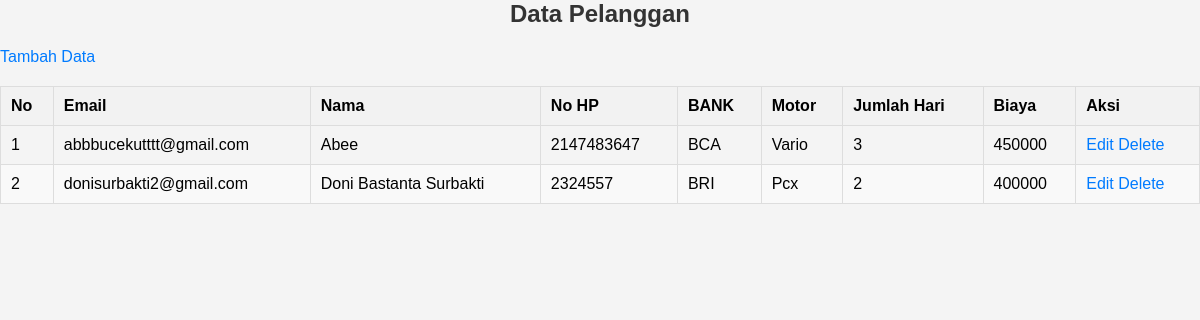
Page /TampilData.php on the committed database.
### tables this page shows
CREATE TABLE `uas` (
  `email` varchar(100) NOT NULL,
  `nama` varchar(100) NOT NULL,
  `no_hp` int(50) NOT NULL,
  `bank` varchar(50) NOT NULL,
  `motor` varchar(50) NOT NULL,
  `jmlh_hari` int(50) NOT NULL,
  `biaya_total` int(50) NOT NULL
);

### TampilData.php (the view, shortened to what this page needs)
<?php
include "KoneksiDB.php";
$sqltampil = "SELECT * FROM uas";
$query = mysqli_query($koneksi, $sqltampil) or die("SQL Error");
$nomor = 1;
?>
<h2>Data Pelanggan</h2>
<a href="payment.php">Tambah Data</a>
<link rel="stylesheet" href="TampilData.css">
<table width="100%" border="1">
    <thead>
        <tr>
            <th>No</th>
            <th>Email</th>
            <th>Nama</th>
            <th>No HP</th>
            <th>BANK</th>
            <th>Motor</th>
            <th>Jumlah Hari</th>
            <th>Biaya</th>
            <th>Aksi</th>
        </tr>
    </thead>
    <tbody>
        <?php
        while ($data = mysqli_fetch_assoc($query)) {
            $biaya_per_hari = 0;
            switch ($data['motor']) {
                case 'Pcx':
                    $biaya_per_hari = 200000;
                    break;
                case 'Vario':
                    $biaya_per_hari = 150000;
                    break;
            }
            $jumlah_hari = $data['jmlh_hari'];
            $biaya_total = $biaya_per_hari * $jumlah_hari;
        ?>
            <tr>
                <td><?= $nomor ?></td>
                <td><?= $data['email'] ?></td>
                <td><?= $data['nama'] ?></td>
                <td><?= $data['no_hp'] ?></td>
                <td><?= $data['bank'] ?></td>
                <td><?= $data['motor'] ?></td>
                <td><?= $jumlah_hari ?></td>
                <td><?= $biaya_total ?></td>
                <td>
                <a href="FormEdit.php?email=<?= $data['email'] ?>" class="edit-btn">Edit</a>
                <a href="Delete.php?email=<?= $data['email'] ?>" class="delete-btn">Delete</a>
                </td>
            </tr>
        <?php $nomor++;
        }  ?>
    </tbody>
</table>

### TampilData.css (style rules this page uses)
h2 { color: #333; text-align: center; }
a { text-decoration: none; color: #007BFF; }
table { width: 100%; border-collapse: collapse; margin: 20px 0; }
thead { background-color: #f2f2f2; }
th, td { border: 1px solid #ddd; padding: 10px; text-align: left; }
tr:nth-child(even) { background-color: #f9f9f9; }

### rows in the picture
uas: email "abbbucekutttt@gmail.com", nama "Abee", no_hp "2147483647", bank "BCA", motor "Vario", jmlh_hari "3", biaya_total "450000"
uas: email "donisurbakti2@gmail.com", nama "Doni Bastanta Surbakti", no_hp "2324557", bank "BRI", motor "Pcx", jmlh_hari "2", biaya_total "400000"
